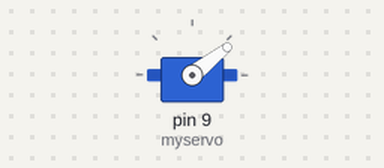
This sketch was run on a simulated Arduino Uno, built with avr-gcc and run on an emulated ATmega328P. Parts: servo. At 28.2 s the program stops and its outputs stay as they are.

Above: at 0.05 s.
Timing chart, 0 to 3.0 s (numbered marks = the images above):
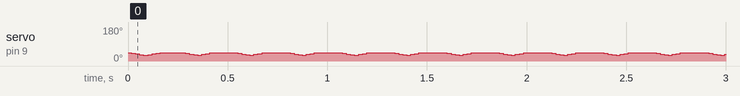

The sketch:

click.ino
```cpp
#include <Servo.h>

Servo myservo;  // create servo object to control a servo

void setup() {
  myservo.attach(9);  // attaches the servo on pin 9 to the servo object
  myservo.write(45);  // initially set the servo to 45 degrees
}

void loop() {
  for (int i = 0; i < 100; i++) { // Loop to perform click 100 times
    click();
    delay(100);  // Delay between each click, adjust as needed for observation
  }
  while(true) { // Infinite loop to stop further actions after 100 clicks
    delay(1000); // Just a delay to keep the loop active
  }
}

// Define the click function
void click() {
  // Move from 45 degrees to 30 degrees
  for (int pos = 45; pos >= 30; pos -= 1) {
    myservo.write(pos);
    delay(5);  // Adjust delay to control speed of movement
  }
  // Return to 45 degrees
  for (int pos = 30; pos <= 45; pos += 1) {
    myservo.write(pos);
    delay(5);  // Adjust delay to control speed of movement
  }
}
```
